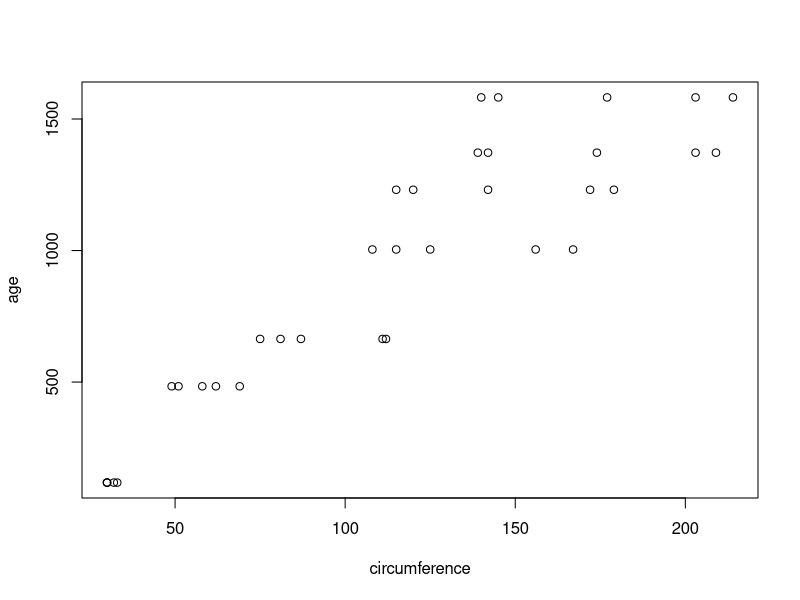
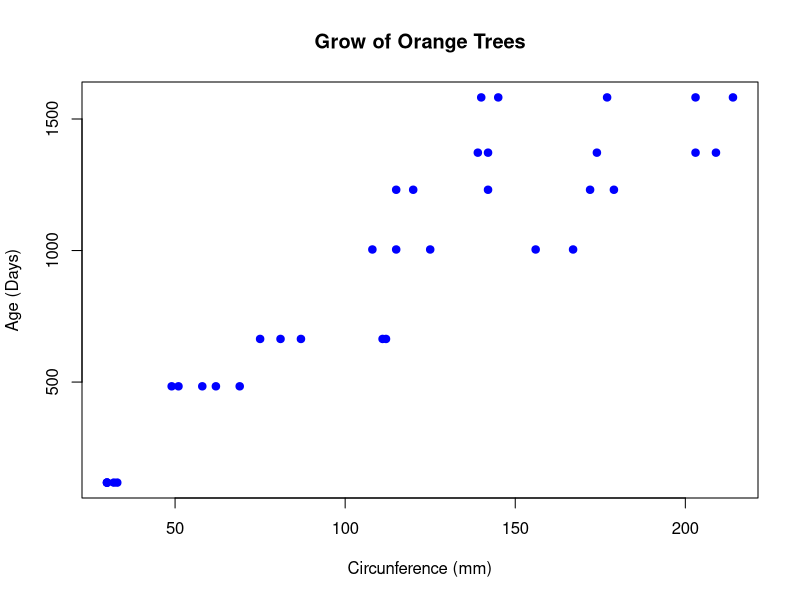
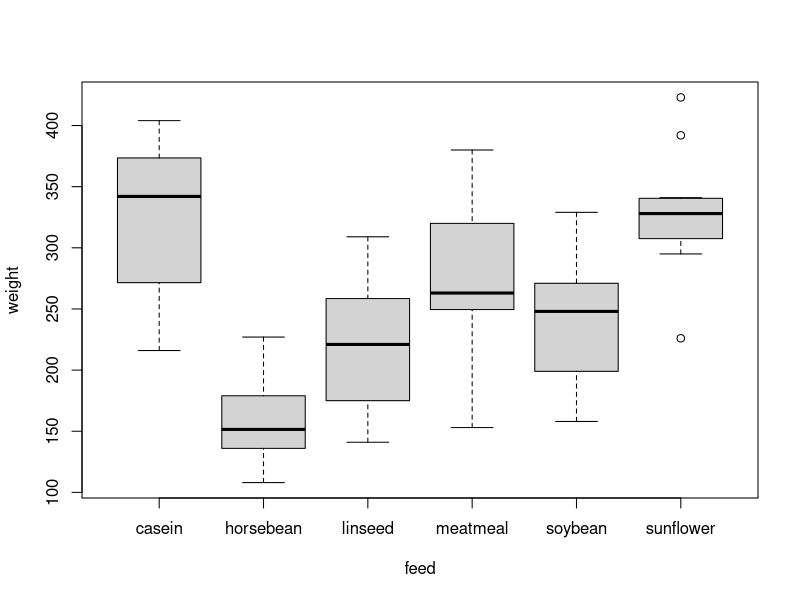
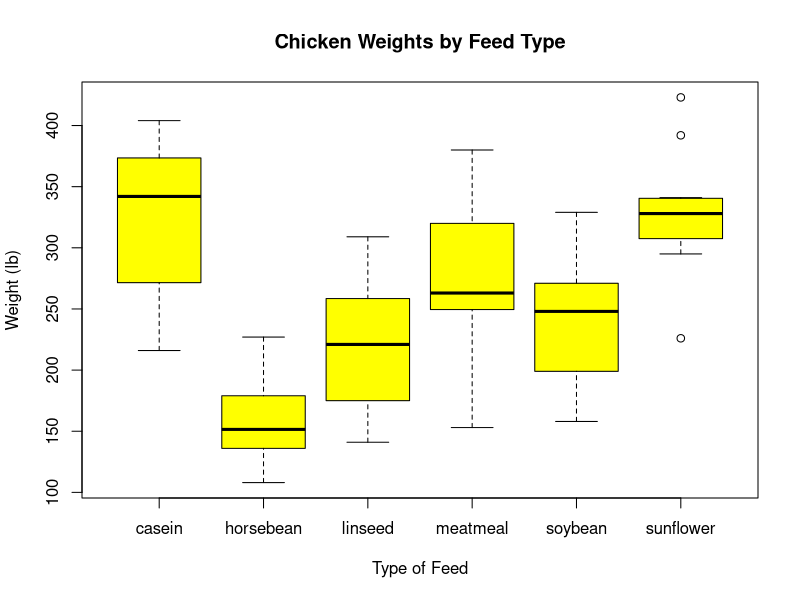

Recreate these plots in R, in order.
## ---- chunk 1

plot(age ~ circumference, data = Orange)

## ---- chunk 2

plot(age ~ circumference, data = Orange, pch=19, xlab="Circunference (mm)", ylab="Age (Days)", main = "Grow of Orange Trees", col="blue")

## ---- chunk 3

cor(Orange$age, Orange$circumference)

## ---- chunk 4

# Copy the linear model output
lm1 <- lm(age ~ circumference, data = Orange)

## ---- chunk 5

# Display the linear model summary
summary(lm1)

## ---- chunk 6

boxplot(weight ~ feed, data = chickwts)

## ---- chunk 7

boxplot(weight ~ feed, data = chickwts, xlab = "Type of Feed", 
        ylab = "Weight (lb)", main = "Chicken Weights by Feed Type", 
        col = "yellow")

## ---- chunk 8
# Summary by group type
tapply(chickwts$weight, chickwts$feed, summary)


